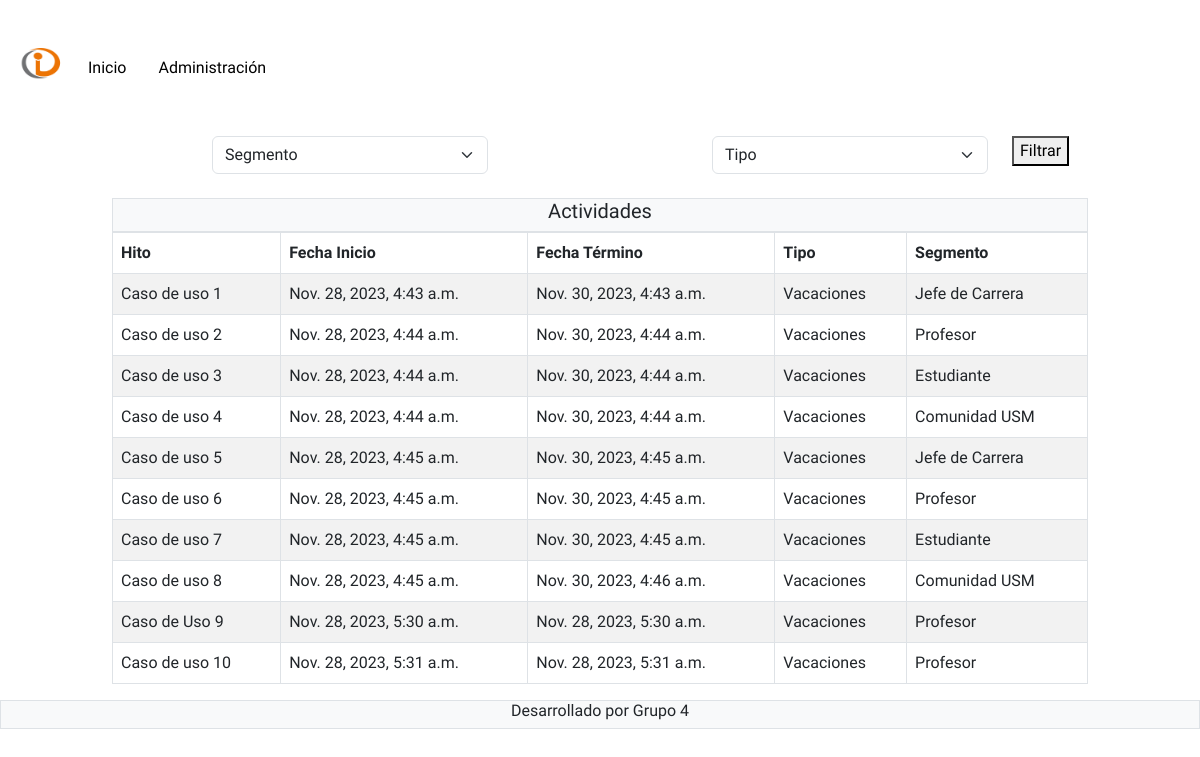
/, run on an earlier commit of the app's database.
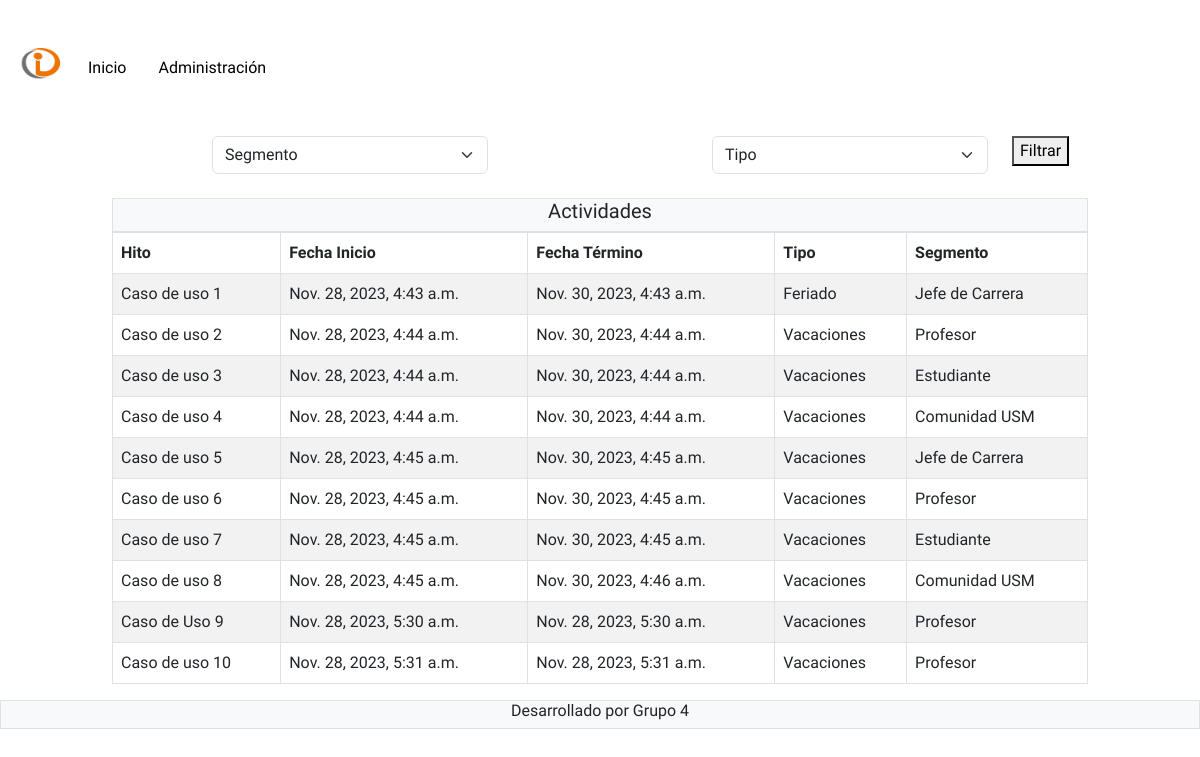
And on a later commit of the database.
### core/models.py (models this page shows, shortened)
class Evento(models.Model):
    fecha_inicio = models.DateTimeField(auto_now_add=False)
    fecha_termino = models.DateTimeField(auto_now_add=False)
    Titulo = models.CharField(max_length=55)
    Descripcion = models.CharField(max_length=105)
    TIPO_CHOICES = [
        ('V', 'Vacaciones'),
        ('F', 'Feriado'),
        ('S_A', 'Suspension de actividades'),
        ('S_A_PM', 'Suspension de actividades (PM)'),
        ('P', 'Periodo Lectivo'),
        ('S_E', 'Suspension de evaluaciones'),
        ('C', 'Ceremonia'),
        ('E', 'EDDA'),
        ('A', 'Ayudantias'),
        ('H', 'Hito Academico'),
        ('S', 'Secretaria Academica'),
        ('Q', 'QAI'),
    ]
    Tipo = models.CharField(max_length=30, choices=TIPO_CHOICES)
    Segmento = models.ManyToManyField(Segmento, related_name='eventos')

class Segmento(models.Model):
    id = models.BigAutoField(primary_key=True)
    SEGMENTO_CHOICES = [
        ('Comunidad USM', 'Comunidad USM'),
        ('Estudiante', 'Estudiante'),
        ('Profesor', 'Profesor'),
        ('Jefe de Carrera', 'Jefe de Carrera'),
    ]
    nombre = models.CharField(max_length=35, choices=SEGMENTO_CHOICES)

### core/views.py (the view)
# urls.py: path('', views.index, name='home'),
def index(request):
    print("Entrando a views.index")
    title = ""
    segmento_usuario = None
    eventos = Evento.objects.filter(fecha_inicio__gte=date.today()).order_by('fecha_inicio') #Queryset general (todas las actividades)
    eventosPorSegmento = None  #Inicializar el queryset por segmento
    if request.user.is_authenticated:
        user = request.user
        segmento_usuario = user.segmento.nombre if (hasattr(user, 'segmento') and user.segmento) else None
        if segmento_usuario == "Profesor":
            print("Es profesor") #Si el usuario tiene segmento = al nombre -> Filtra por nombre
            eventosPorSegmento = Evento.objects.filter(Segmento__nombre=segmento_usuario, fecha_inicio__gte=date.today()).order_by('fecha_inicio')
        elif segmento_usuario == "Jefe de Carrera": #Si el usuario tiene segmento = al nombre -> Filtra por nombre
            print("Es jefe de carrera")
            eventosPorSegmento = Evento.objects.filter(Segmento__nombre=segmento_usuario, fecha_inicio__gte=date.today()).order_by('fecha_inicio')
    else:
        print("Usuario no autenticado")
    segmento_elegido = request.GET.getlist('segmento')
    tipo_elegido = request.GET.get('tipo')
    if segmento_elegido:
        if 'Segmento' not in segmento_elegido:
            eventos = eventos.filter(Segmento__nombre__in=segmento_elegido)
    if tipo_elegido:
        if 'Tipo' not in tipo_elegido:
            eventos = eventos.filter(Tipo__in=tipo_elegido)
    data = {
        "title": title,
        'segmentos_totales': Segmento.objects.count(),
        'segmentos': Segmento.objects.all(),
        'tipos': Evento.TIPO_CHOICES,
        'eventos': eventos,
        'segmento_elegido': segmento_elegido,
        'tipo_elegido': tipo_elegido,
        'eventosPorSegmento': eventosPorSegmento,
    }
    return render(request, 'base.html', data)

### core/templates/base.html (shortened to what this page needs)
{% load static %}
<!DOCTYPE html>
<html lang="en">
<head>
    <link rel="stylesheet" href="{% static 'core/css/bootstrap.css' %}"/>
    <link rel="stylesheet" href="{% static 'core/css/estilos.css' %}"/>
</head>
<body>
    <div class="container-fluid mt-5">
        <nav id="navbar">
            <ul class="nav">
                <a class="navbar-brand" href="#">
                    <img class="img-fluid" src="{%static 'core\logo_INF.png' %}" alt="Logo Departamento Informática" width="60" height="54" class="d-inline-block align-text-top">
                </a>
                <li class="nav-item">
                    <a class="nav-link" style="color: black" href="#">Inicio</a>
                </li>
                <li class="nav-item">
                    <a class="nav-link" style="color: black" href="admin/">Administración</a>
                </li>
            </ul>
        </nav>
        {% load i18n %}
        <form method="get" action="{% url 'home' %}">
          <div class="row">
              <div class="col-2"></div>
              <div class="col-3">
                  <select class="form-select" name="segmento" aria-label="Default select example">
                      <option selected>Segmento</option>
                  </select>
              </div>
              <div class="col-2"></div>
              <div class="col-3">
                  <select class="form-select" name="tipo" aria-label="Default select example">
                      <option selected>Tipo</option>
                  </select>
              </div>
              <div class="col-2">
                  <button type="submit" name="filtrar">Filtrar</button>
              </div>
          </div> <br>
            <div class="row">
                <div class="col-1"></div>
                <div class="col-10">
                    <div class="text-center border bg-light">
                        <h5>Actividades</h5>
                    </div>
                    <table class="table table-bordered table-striped table-hover">
                        <thead>
                            <tr>
                                <th scope="col">Hito</th>
                                <th scope="col">Fecha Inicio</th>
                                <th scope="col">Fecha Término</th>
                                <th scope="col">Tipo</th>
                                <th scope="col">Segmento</th>
                            </tr>
                        </thead>
                        <tbody>
                            {% for evento in eventos %}
                                <tr>
                                    <td>{{ evento.Titulo }}</td>
                                    <td>{{ evento.fecha_inicio }}</td>
                                    <td>{{ evento.fecha_termino }}</td>
                                    <td>
                                      {{ evento.get_Tipo_display }}
                                    </td>
                                    <td>
                                      {% for segmento in evento.Segmento.all %}
                                          {{ segmento.nombre }}
                                      {% endfor %}
                                    </td>
                                </tr>
                            {% endfor %}
                        </tbody>
                    </table>
                </div>
            </div>
            <div class="row text-center border bg-light">
              <div class="col ">
                <h6>Desarrollado por Grupo 4</h6>
              </div>
            </div>
        </form>
    </div>
</body>
</html>

### core/static/core/css/estilos.css (style rules this page uses)
body { font-family: 'Quicksand', sans-serif; font-family: 'Roboto Condensed', sans-serif; }

What changed in the data, as far as the page shows it:
changed Evento "Caso de uso 1": Tipo "Vacaciones" → "Feriado"
